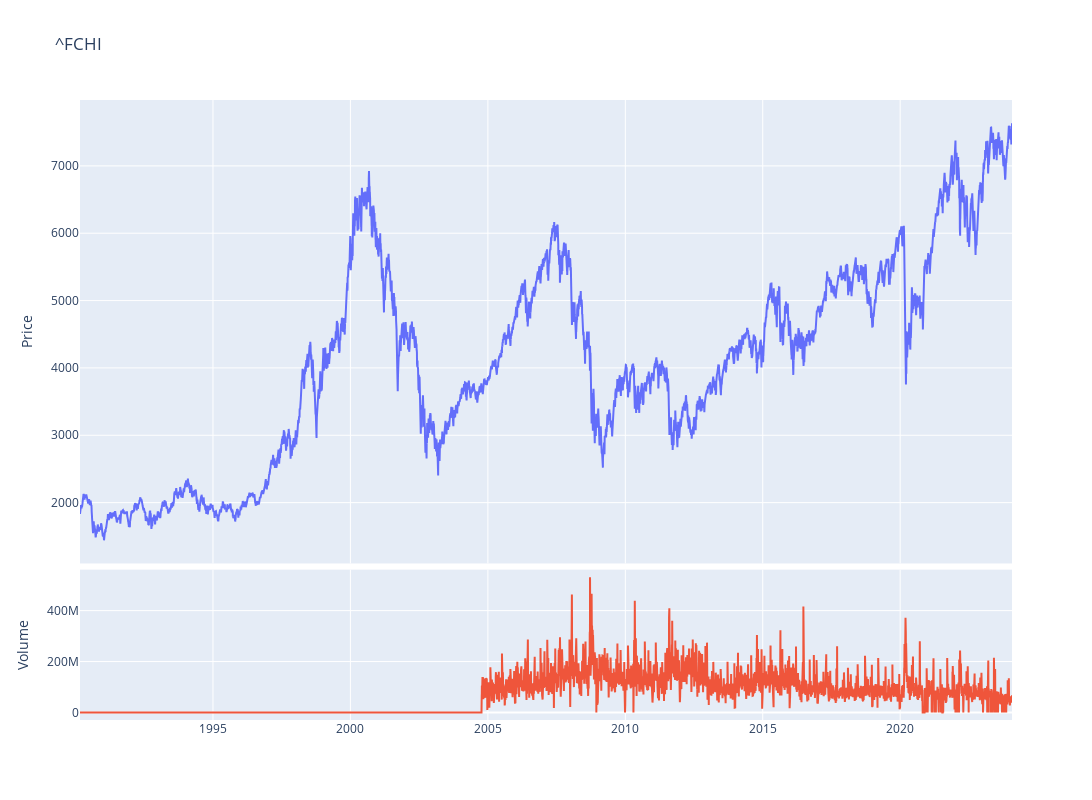

Here is the notebook cell this chart was saved with:
### Code cell
fig = make_subplots(rows=4, cols=1,shared_xaxes=True,vertical_spacing=0.01,specs=[[{'rowspan':3,'colspan':1}],[None],[None],[{'rowspan':1,'colspan':1}]])

# Graph (1,1)
fig.add_trace(go.Scatter(x=stock_cac.index,y=stock_cac['Adj Close'],mode="lines",name='IBEX35'),row=1, col=1)
# Update xaxis properties
fig.update_yaxes(title_text="Price", row=1, col=1)

# Graph (4,1)
fig.add_trace(go.Scatter(x=stock_cac.index,y=stock_cac['Volume'],mode="lines",name='Volume'),row=4, col=1)
fig.update_yaxes(title_text="Volume", row=4, col=1)

fig.update_layout(height=800, width=1300,showlegend=False,title=f"{ticker}")

fig.show()

### Figure 1 — Plotly figure (JSON) as saved in the notebook; plotly's stock layout.template omitted (floating-point values rounded to 4 significant figures; data arrays with more than 128 entries replaced by an {"elided": "..."} marker saying what was removed)
{"data": [{"mode": "lines", "name": "IBEX35", "type": "scatter", "x": {"elided": "8609 str values"}, "xaxis": "x", "y": {"elided": "8609 float values"}, "yaxis": "y"}, {"mode": "lines", "name": "Volume", "type": "scatter", "x": {"elided": "8609 str values"}, "xaxis": "x2", "y": {"elided": "8609 int values"}, "yaxis": "y2"}], "layout": {"height": 800, "showlegend": false, "title": {"text": "^FCHI"}, "width": 1300, "xaxis": {"anchor": "y", "domain": [0, 1], "matches": "x2", "showticklabels": false}, "xaxis2": {"anchor": "y2", "domain": [0, 1]}, "yaxis": {"anchor": "x", "domain": [0.2525, 1], "title": {"text": "Price"}}, "yaxis2": {"anchor": "x2", "domain": [0, 0.2425], "title": {"text": "Volume"}}}}
